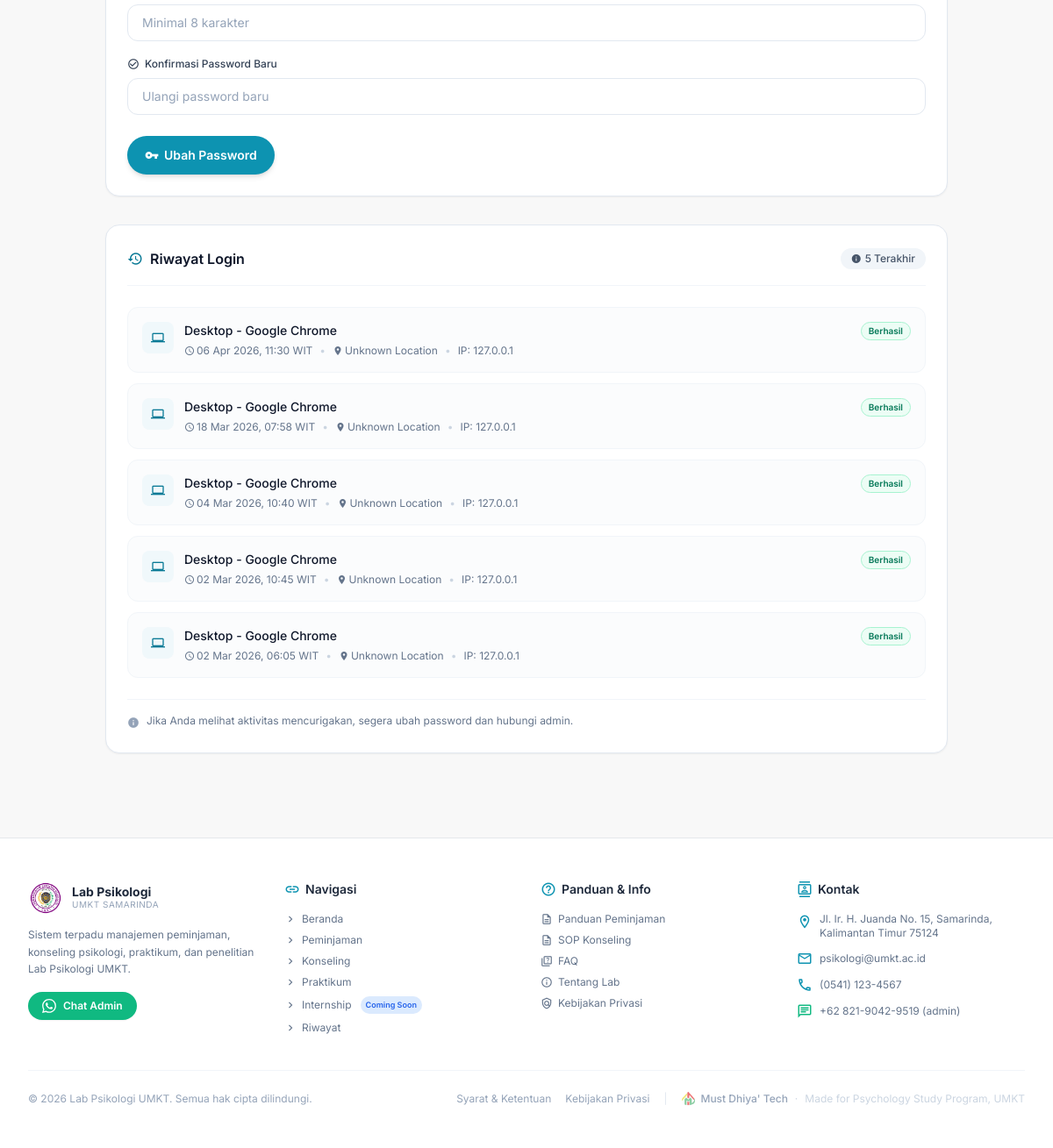
The page /profile/ (signed in, lower part) on the database as committed earlier.
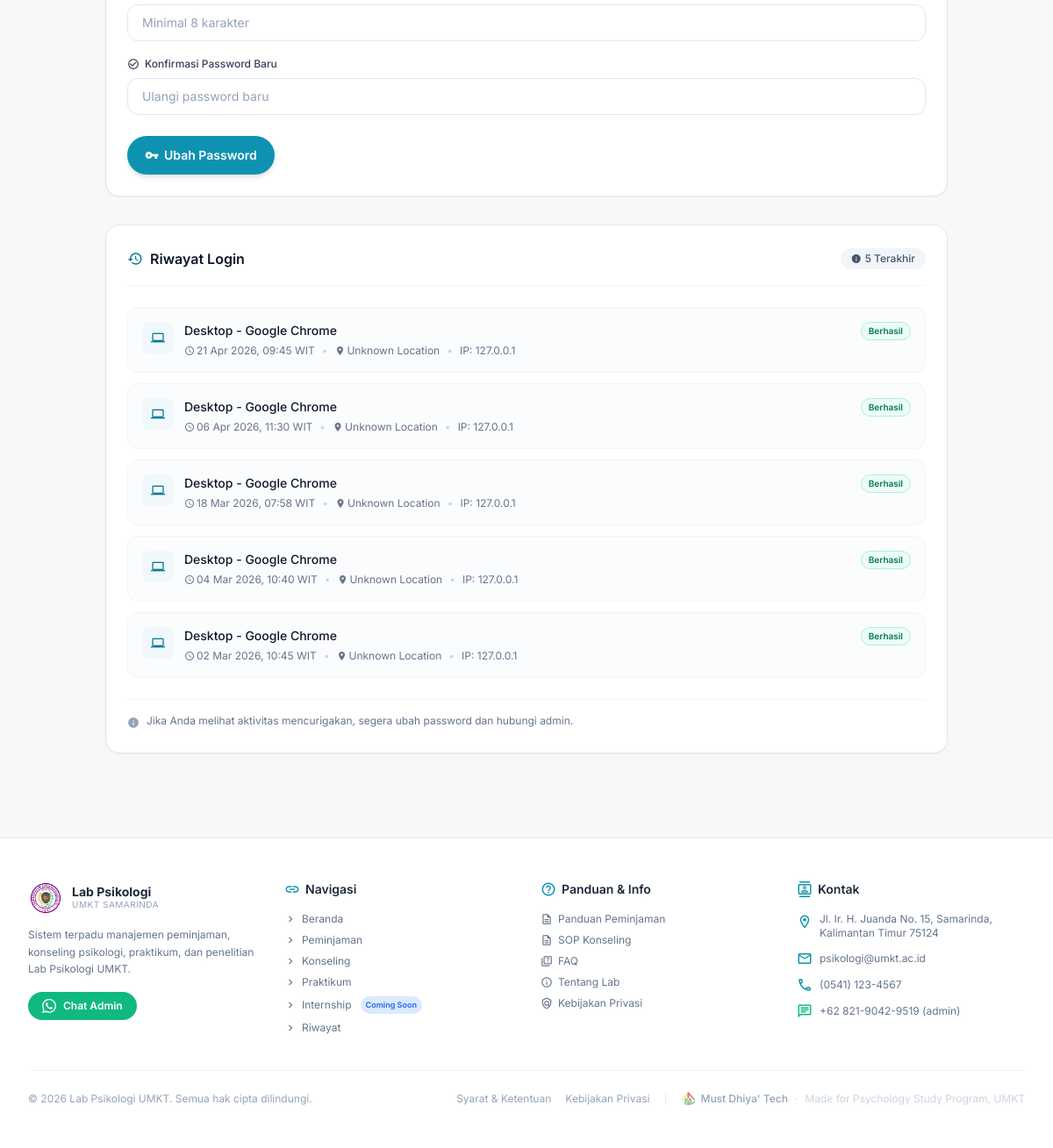
The same page on the database as committed later.
### accounts/models.py (models this page shows, shortened)
class LoginHistory(models.Model):
    FAIL_REASONS = (
        ('wrong_password', 'Password salah'),
        ('not_found', 'Akun tidak ditemukan'),
        ('not_verified', 'Akun belum diverifikasi'),
        ('inactive', 'Akun dinonaktifkan'),
    )
    user = models.ForeignKey(
        User,
        on_delete=models.CASCADE,
        related_name='login_history',
        null=True, blank=True
    )
    ip_address  = models.GenericIPAddressField(null=True, blank=True)
    user_agent  = models.CharField(max_length=500, blank=True)
    device_type = models.CharField(max_length=50, blank=True)
    browser     = models.CharField(max_length=100, blank=True)  # ← TAMBAH
    os          = models.CharField(max_length=50, blank=True)
    location    = models.CharField(max_length=200, blank=True)  # ← TAMBAH
    success     = models.BooleanField(default=True)
    fail_reason = models.CharField(max_length=20, choices=FAIL_REASONS, blank=True, null=True)
    login_at    = models.DateTimeField(auto_now_add=True)  # ← RENAME dari timestamp
    class Meta:
        ordering = ['-login_at']
        verbose_name = 'Login History'
        verbose_name_plural = 'Login Histories'

### accounts/views.py (the view, shortened to what this page needs)
# urls.py: path('profile/',  views.ProfilePageView.as_view(),  name='profile'),
class ProfilePageView(LoginRequiredMixin, View):
    login_url     = '/login/'
    template_name = 'profile.html'
    def get(self, request):
        login_history = LoginHistory.objects.filter(
            user=request.user,
            success=True
        ).order_by('-login_at')[:5]
        return render(request, self.template_name, {'login_history': login_history})

### templates/profile.html (shortened to what this page needs)
{% extends "base.html" %}
{% load static %}
{% block content %}
<main class="max-w-5xl mx-auto px-4 sm:px-6 lg:px-8 py-8 space-y-8">
  <div id="keamanan" class="rounded-2xl border border-slate-200 dark:border-slate-700 bg-white dark:bg-slate-800 shadow-sm p-6 space-y-6">
    <form method="post" action="{% url 'accounts:change_password' %}" class="space-y-4" id="security-form">
      <div class="space-y-1.5">
        <input
          type="password"
          id="new-password"
          name="new_password"
          placeholder="Minimal 8 karakter"
          required
          class="w-full rounded-xl border border-slate-200 dark:border-slate-600 bg-white dark:bg-slate-900/50 px-4 py-2.5 text-sm text-slate-900 dark:text-slate-100 placeholder:text-slate-400 dark:placeholder:text-slate-500 focus:border-primary-400 dark:focus:border-primary-500 focus:ring-2 focus:ring-primary-100 dark:focus:ring-primary-900/50 transition"
        />
      </div>
      <div class="space-y-1.5">
        <label for="confirm-password" class="flex items-center gap-1.5 text-xs font-medium text-slate-700 dark:text-slate-300">
          <span class="material-icons text-sm">check_circle_outline</span>
          Konfirmasi Password Baru
        </label>
        <input
          type="password"
          id="confirm-password"
          name="confirm_password"
          placeholder="Ulangi password baru"
          required
          class="w-full rounded-xl border border-slate-200 dark:border-slate-600 bg-white dark:bg-slate-900/50 px-4 py-2.5 text-sm text-slate-900 dark:text-slate-100 placeholder:text-slate-400 dark:placeholder:text-slate-500 focus:border-primary-400 dark:focus:border-primary-500 focus:ring-2 focus:ring-primary-100 dark:focus:ring-primary-900/50 transition"
        />
      </div>
      <div class="pt-2">
        <button
          type="submit"
          class="inline-flex items-center gap-1.5 rounded-full bg-primary-500 dark:bg-primary-600 hover:bg-primary-600 dark:hover:bg-primary-700 text-white font-semibold text-sm px-5 py-2.5 shadow-md hover:shadow-lg transition">
          <span class="material-icons text-base">vpn_key</span>
          Ubah Password
        </button>
      </div>
    </form>
  </div>
  <div class="rounded-2xl border border-slate-200 dark:border-slate-700 bg-white dark:bg-slate-800 shadow-sm p-6 space-y-6">
    <div class="flex items-center justify-between pb-4 border-b border-slate-100 dark:border-slate-700">
      <h3 class="text-base font-semibold text-slate-900 dark:text-slate-100 flex items-center gap-2">
        <span class="material-icons text-lg text-primary-600 dark:text-primary-400">history</span>
        Riwayat Login
      </h3>
      <span class="inline-flex items-center gap-1 px-3 py-1 rounded-full text-xs font-medium bg-slate-100 dark:bg-slate-700 text-slate-600 dark:text-slate-300">
        <span class="material-icons text-xs">info</span>
        5 Terakhir
      </span>
    </div>
    <div class="space-y-3">
      {% if login_history %}
        {% for item in login_history %}
          <div class="rounded-xl border border-slate-100 dark:border-slate-700 bg-slate-50/50 dark:bg-slate-900/30 p-4 flex gap-3">
            <div class="w-9 h-9 rounded-lg bg-primary-50 dark:bg-primary-900/30 flex items-center justify-center flex-shrink-0">
              <span class="material-icons text-base text-primary-600 dark:text-primary-400">
              </span>
            </div>
            <div class="flex-1 min-w-0">
              <div class="flex items-start justify-between gap-2 mb-1">
                <p class="text-sm font-medium text-slate-900 dark:text-slate-100">
                  {{ item.device_type }} - {{ item.browser }}
                </p>
                <span class="inline-flex items-center px-2 py-0.5 rounded-full text-[10px] font-semibold whitespace-nowrap
                  {% if item.success %}
                    bg-emerald-50 dark:bg-emerald-900/30 text-emerald-700 dark:text-emerald-400 border border-emerald-200 dark:border-emerald-800
                  {% else %}
                    bg-rose-50 dark:bg-rose-900/30 text-rose-700 dark:text-rose-400 border border-rose-200 dark:border-rose-800
                  {% endif %}
                ">
                  {% if item.success %}Berhasil{% else %}Gagal{% endif %}
                </span>
              </div>
              <div class="flex flex-wrap items-center gap-x-2 gap-y-1 text-xs text-slate-500 dark:text-slate-400">
                <span class="flex items-center gap-0.5">
                  <span class="material-icons text-xs">schedule</span>
                  {{ item.login_at|date:"d M Y, H:i" }} WIT
                </span>
                <span class="text-slate-300 dark:text-slate-600">•</span>
                <span class="flex items-center gap-0.5">
                  <span class="material-icons text-xs">location_on</span>
                  {{ item.location|default:"Unknown Location" }}
                </span>
                <span class="text-slate-300 dark:text-slate-600">•</span>
                <span>IP: {{ item.ip_address }}</span>
              </div>
            </div>
          </div>
        {% endfor %}
      {% else %}
        <div class="py-10 text-center text-sm text-slate-400 dark:text-slate-500">
          Belum ada riwayat login.
        </div>
      {% endif %}
    </div>
    <div class="pt-4 border-t border-slate-100 dark:border-slate-700">
      <p class="flex items-start gap-2 text-xs text-slate-500 dark:text-slate-400">
        <span class="material-icons text-sm text-slate-400 dark:text-slate-500 flex-shrink-0">info</span>
        <span>Jika Anda melihat aktivitas mencurigakan, segera ubah password dan hubungi admin.</span>
      </p>
    </div>
  </div>
</main>
{% endblock content %}

### templates/base.html (shortened to what this page needs)
{% load static %}
<!DOCTYPE html>
<html lang="id" class="scroll-smooth">
<head>
  <script src="https://cdn.tailwindcss.com"></script>
</head>
<body class="bg-light-bg text-dark-text dark:bg-slate-900 dark:text-slate-200 min-h-screen flex flex-col">
  <main class="flex-1">
    {% block content %}{% endblock %}
  </main>
  <footer class="bg-white dark:bg-slate-800 border-t border-border-light dark:border-slate-700 mt-16">
    <div class="max-w-7xl mx-auto px-4 sm:px-6 lg:px-8 py-12">
      <div class="grid grid-cols-1 sm:grid-cols-2 lg:grid-cols-4 gap-8 mb-10">
        <div class="lg:col-span-1">
          <div class="flex items-center gap-2.5 mb-3">
            <img src="{{ MEDIA_URL }}logo/logo_lab.png"
                 alt="Logo Lab Psikologi UMKT"
                 class="w-10 h-10 object-contain rounded-lg">
            <div>
              <p class="font-bold text-slate-800 dark:text-slate-100 leading-none text-sm">Lab Psikologi</p>
              <p class="text-[10px] text-slate-400 tracking-wider">UMKT SAMARINDA</p>
            </div>
          </div>
          <p class="text-xs text-slate-500 dark:text-slate-400 leading-relaxed mb-4">
            Sistem terpadu manajemen peminjaman, konseling psikologi, praktikum, dan penelitian Lab Psikologi UMKT.
          </p>
          <a href="https://wa.me/6282190429519"
             target="_blank" rel="noopener noreferrer"
             class="inline-flex items-center gap-2 bg-emerald-500 hover:bg-emerald-600 text-white text-xs font-semibold px-4 py-2 rounded-full transition-colors no-underline shadow-sm">
            Chat Admin
          </a>
        </div>
        <div>
          <h4 class="font-semibold text-sm text-slate-800 dark:text-slate-100 mb-4 flex items-center gap-1.5">
            <span class="material-icons-outlined mat-sm text-primary-500">link</span>
            Navigasi
          </h4>
          <ul class="space-y-2 text-xs text-slate-500 dark:text-slate-400">
            <li><a href="/"            class="hover:text-primary-600 dark:hover:text-primary-400 transition-colors no-underline flex items-center gap-1.5"><span class="material-icons-outlined mat-xs">chevron_right</span>Beranda</a></li>
            <li><a href="/peminjaman/" class="hover:text-primary-600 dark:hover:text-primary-400 transition-colors no-underline flex items-center gap-1.5"><span class="material-icons-outlined mat-xs">chevron_right</span>Peminjaman</a></li>
            <li><a href="/konseling/"  class="hover:text-primary-600 dark:hover:text-primary-400 transition-colors no-underline flex items-center gap-1.5"><span class="material-icons-outlined mat-xs">chevron_right</span>Konseling</a></li>
            <li><a href="/praktikum/"  class="hover:text-primary-600 dark:hover:text-primary-400 transition-colors no-underline flex items-center gap-1.5"><span class="material-icons-outlined mat-xs">chevron_right</span>Praktikum</a></li>
            <li>
              <a href="/magang/"
                class="group relative hover:text-blue-600 dark:hover:text-blue-400 transition-colors no-underline flex items-center gap-1.5">
                <span class="material-icons-outlined mat-xs">chevron_right</span>
                Internship
                <span class="text-[9px] bg-blue-100 dark:bg-blue-900/30 text-blue-600 dark:text-blue-400
                            px-1.5 py-0.5 rounded-full font-semibold ml-1">Coming Soon</span>
              </a>
            </li>
            <li><a href="/riwayat/"   class="hover:text-primary-600 dark:hover:text-primary-400 transition-colors no-underline flex items-center gap-1.5"><span class="material-icons-outlined mat-xs">chevron_right</span>Riwayat</a></li>
          </ul>
        </div>
        <div>
          <h4 class="font-semibold text-sm text-slate-800 dark:text-slate-100 mb-4 flex items-center gap-1.5">
            <span class="material-icons-outlined mat-sm text-primary-500">help_outline</span>
            Panduan & Info
          </h4>
          <ul class="space-y-2 text-xs text-slate-500 dark:text-slate-400">
            <li><a href="/panduan-info/#section-panduan-peminjaman" class="hover:text-primary-600 dark:hover:text-primary-400 transition-colors no-underline flex items-center gap-1.5"><span class="material-icons-outlined mat-xs">description</span>Panduan Peminjaman</a></li>
            <li><a href="/panduan-info/#section-sop-konseling"      class="hover:text-primary-600 dark:hover:text-primary-400 transition-colors no-underline flex items-center gap-1.5"><span class="material-icons-outlined mat-xs">description</span>SOP Konseling</a></li>
            <li><a href="/panduan-info/#section-faq"                class="hover:text-primary-600 dark:hover:text-primary-400 transition-colors no-underline flex items-center gap-1.5"><span class="material-icons-outlined mat-xs">quiz</span>FAQ</a></li>
            <li><a href="/panduan-info/#section-tentang"            class="hover:text-primary-600 dark:hover:text-primary-400 transition-colors no-underline flex items-center gap-1.5"><span class="material-icons-outlined mat-xs">info</span>Tentang Lab</a></li>
            <li><a href="/panduan-info/#section-kebijakan-privasi"  class="hover:text-primary-600 dark:hover:text-primary-400 transition-colors no-underline flex items-center gap-1.5"><span class="material-icons-outlined mat-xs">policy</span>Kebijakan Privasi</a></li>
          </ul>
        </div>
        <div>
          <h4 class="font-semibold text-sm text-slate-800 dark:text-slate-100 mb-4 flex items-center gap-1.5">
            <span class="material-icons-outlined mat-sm text-primary-500">contacts</span>
            Kontak
          </h4>
          <ul class="space-y-3 text-xs text-slate-500 dark:text-slate-400">
            <li class="flex items-start gap-2">
              <span class="material-icons-outlined mat-sm text-primary-500 flex-shrink-0 mt-0.5">location_on</span>
              <span>Jl. Ir. H. Juanda No. 15, Samarinda, Kalimantan Timur 75124</span>
            </li>
            <li class="flex items-center gap-2">
              <span class="material-icons-outlined mat-sm text-primary-500 flex-shrink-0">email</span>
              <a href="mailto:psikologi@umkt.ac.id"
                 class="hover:text-primary-600 dark:hover:text-primary-400 transition-colors no-underline">
                psikologi@umkt.ac.id
              </a>
            </li>
            <li class="flex items-center gap-2">
              <span class="material-icons-outlined mat-sm text-primary-500 flex-shrink-0">phone</span>
              <a href="tel:+625411234567"
                 class="hover:text-primary-600 dark:hover:text-primary-400 transition-colors no-underline">
                (0541) 123-4567
              </a>
            </li>
            <li class="flex items-center gap-2">
              <span class="material-icons-outlined mat-sm text-emerald-500 flex-shrink-0">chat</span>
              <a href="https://wa.me/6282190429519"
                 target="_blank" rel="noopener noreferrer"
                 class="hover:text-emerald-600 dark:hover:text-emerald-400 transition-colors no-underline">
                +62 821-9042-9519 (admin)
              </a>
            </li>
          </ul>
        </div>
      </div>
      <div class="border-t border-slate-100 dark:border-slate-700 pt-6">
        <div class="flex flex-col gap-4 sm:flex-row sm:items-center sm:justify-between text-xs text-slate-400 dark:text-slate-500">
          <p class="text-center sm:text-left">
            © 2026 Lab Psikologi UMKT. Semua hak cipta dilindungi.
          </p>
          <div class="flex flex-col items-center gap-3 sm:flex-row sm:items-center sm:gap-4">
            <div class="flex items-center gap-4">
              <a href="/syarat-ketentuan/"
                class="hover:text-primary-500 transition-colors no-underline whitespace-nowrap">
                Syarat &amp; Ketentuan
              </a>
              <a href="/kebijakan-privasi/"
                class="hover:text-primary-500 transition-colors no-underline whitespace-nowrap">
                Kebijakan Privasi
              </a>
            </div>
            <span class="hidden sm:inline-block text-slate-200 dark:text-slate-700">|</span>
            <a href="https://www.instagram.com/mustdhiya_tech/"
              target="_blank"
              rel="noopener noreferrer"
              title="Must Dhiya' Tech"
              class="group flex items-center gap-1.5
                      text-slate-400 dark:text-slate-500
                      hover:text-slate-600 dark:hover:text-slate-300
                      transition no-underline">
              <img src="{{ MEDIA_URL }}logo/logo_dev.png"
                  alt="Must Dhiya' Tech"
                  class="w-4 h-4 rounded object-contain
                          opacity-60 group-hover:opacity-100 transition flex-shrink-0">
              <span class="font-medium whitespace-nowrap">Must Dhiya' Tech</span>
              <span class="hidden sm:inline text-slate-300 dark:text-slate-600 mx-0.5">·</span>
              <span class="hidden sm:inline text-center text-slate-300 dark:text-slate-600">Made for Psychology Study Program, UMKT</span>
            </a>
          </div>
        </div>
      </div>
    </div>
  </footer>
</body>
</html>

Rows that differ between the two databases and show on the page:
no longer on this page (row unchanged): LoginHistory: device_type "Desktop", browser "Google Chrome", success "Berhasil", login_at "02 Mar 2026, 06:05", location "Unknown Location", ip_address "127.0.0.1"
added LoginHistory: device_type "Desktop", browser "Google Chrome", success "Berhasil", login_at "21 Apr 2026, 09:45", location "Unknown Location", ip_address "127.0.0.1"
